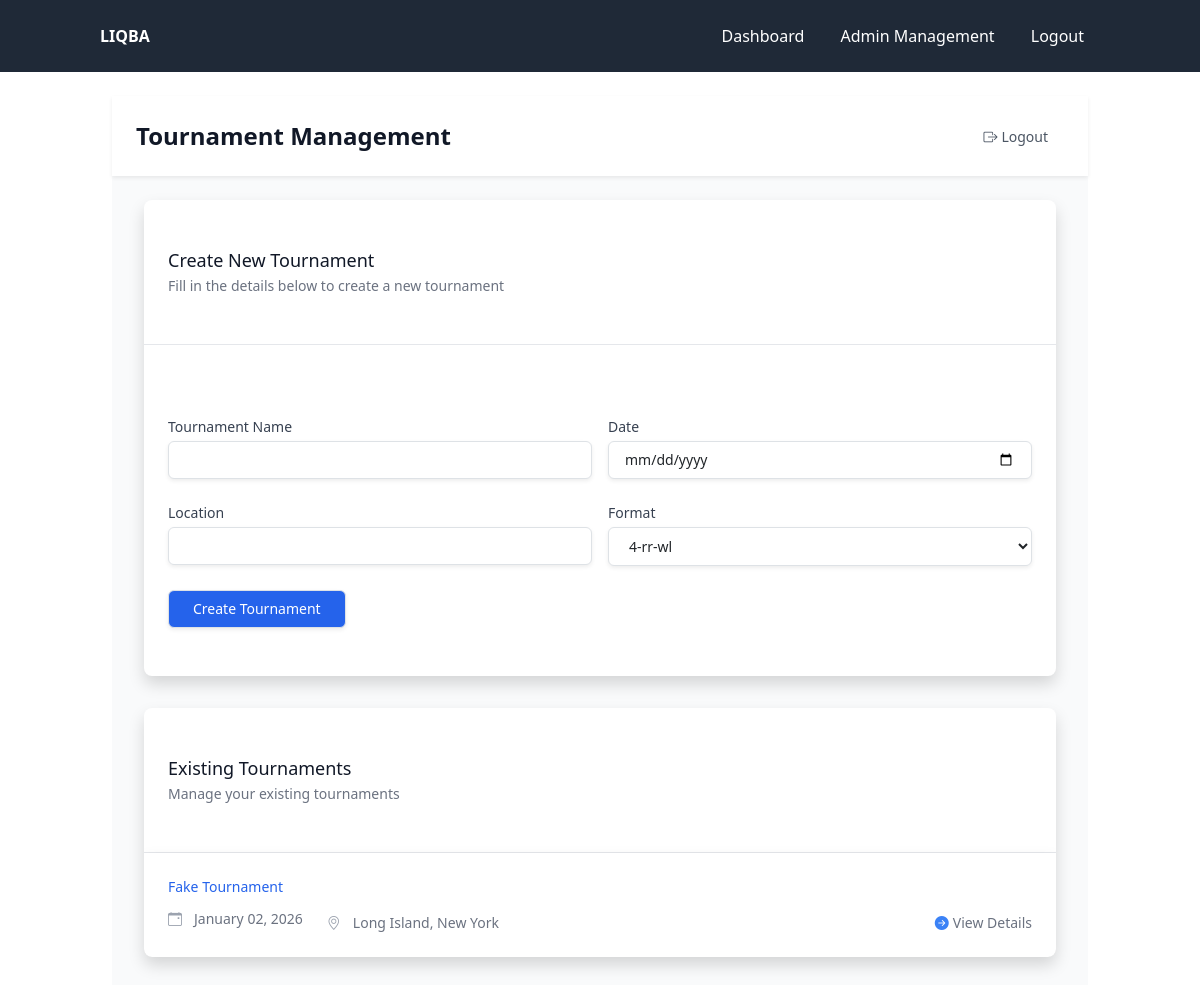
The app's page /admin/dashboard (signed in) with its own data.
### models/tournament.py (models this page shows, shortened)
class Tournament(db.Model):
    __tablename__ = 'tournament'
    id = db.Column(db.Integer, primary_key=True)
    name = db.Column(db.String(100), nullable=False)
    date = db.Column(db.Date, nullable=False)
    location = db.Column(db.String(100))
    password = db.Column(db.String(10), nullable=False)
    format_json = db.Column(db.Text, nullable=False, default='{}')  # JSON format with default value
    status = db.Column(db.String(20), default='planning')  # planning, registration, active, completed
    created_at = db.Column(db.DateTime, server_default=db.func.now())
    updated_at = db.Column(db.DateTime, server_default=db.func.now(), onupdate=db.func.now())
    games = db.relationship('Game', back_populates='tournament', lazy=True, cascade='all, delete-orphan')
    questions = db.relationship('Question', back_populates='tournament_rel', lazy=True, foreign_keys='Question.tournament_id')
    team_aliases = db.relationship('TeamAlias', back_populates='tournament', lazy=True, cascade='all, delete-orphan')
    room_aliases = db.relationship('RoomAlias', back_populates='tournament', lazy=True, cascade='all, delete-orphan')
    reader_assignments = db.relationship(
        'ReaderTournament',
        back_populates='tournament',
        cascade='all, delete-orphan',
        single_parent=True
    )
    readers = association_proxy(
        'reader_assignments', 'reader',
        creator=lambda r: ReaderTournament(reader=r)
    )
    @property
    def format(self):
        return json.loads(self.format_json)
    @format.setter
    def format(self, value):
        if isinstance(value, str):
            self.format_json = value
        else:
            self.format_json = json.dumps(value)

### controllers/admin_controller.py (the view, shortened to what this page needs)
@admin_bp.route('/dashboard', methods=['GET', 'POST'], endpoint='dashboard')
@admin_login_required
def dashboard():
    form = CreateTournamentForm()
    try:
        tournaments = Tournament.query.order_by(Tournament.date.desc()).all()
        formats_dir = os.path.join(os.path.dirname(os.path.dirname(os.path.abspath(__file__))), 'formats')
        formats = []
        if os.path.exists(formats_dir):
            formats = [f.split('.')[0] for f in os.listdir(formats_dir) if f.endswith('.json')]
        form.format.choices = [(f, f) for f in formats]
        return render_template('admin/dashboard.html',
                            tournaments=tournaments,
                            formats=formats,
                            form=form,
                            current_date=datetime.now().strftime('%Y-%m-%d'))
    except Exception as e:
        db.session.rollback()
        print(f"Error in dashboard: {str(e)}")
        flash(f'An error occurred while loading the dashboard: {str(e)}', 'danger')
        return render_template('admin/dashboard.html',
                            tournaments=[],
                            formats=[],
                            form=CreateTournamentForm(),
                            current_date=datetime.now().strftime('%Y-%m-%d'))

### controllers/admin_controller.py
class CreateTournamentForm(FlaskForm):
    name = StringField('Tournament Name', validators=[validators.DataRequired()])
    date = StringField('Date', validators=[validators.DataRequired()])
    location = StringField('Location', validators=[validators.DataRequired()])
    format = SelectField('Format', validators=[validators.DataRequired()], choices=[])
    submit = SubmitField('Create Tournament')

### controllers/admin_controller.py (called while the page is built)
def admin_login_required(f):
    @wraps(f)
    def decorated_function(*args, **kwargs):
        if 'admin_id' not in session:
            flash('Please login first', 'warning')
            return redirect(url_for('admin.login'))
        return f(*args, **kwargs)
    return decorated_function

@admin_bp.before_request
def check_password_change():
    if 'admin_id' not in session or request.endpoint in ['admin.logout', 'admin.change_password', 'static']:
        return
    admin = Admin.query.get(session['admin_id'])
    if admin and admin.needs_password_change:
        if request.endpoint != 'admin.change_password':
            return redirect(url_for('admin.change_password'))

### controllers/reader_controller.py (called while the page is built)
@login_manager.user_loader
def load_reader(reader_id):
    return Reader.query.get(int(reader_id))

### templates/admin/dashboard.html (shortened to what this page needs)
{% extends "base.html" %}
{% block content %}
<div class="min-h-screen bg-gray-50">
  <header class="bg-white shadow-sm">
    <div class="max-w-7xl mx-auto py-4 px-4 sm:px-6 lg:px-8 flex justify-between items-center">
      <h1 class="text-2xl font-semibold text-gray-900">Tournament Management</h1>
      <div>
        <a href="{{ url_for('admin.logout') }}" class="text-gray-600 hover:text-gray-900 px-3 py-2 rounded-md text-sm font-medium">
          <i class="bi bi-box-arrow-right mr-1"></i>Logout
        </a>
      </div>
    </div>
  </header>
    <main class="max-w-7xl mx-auto py-6 sm:px-6 lg:px-8">
      <div class="bg-white shadow overflow-hidden sm:rounded-lg mb-8">
        <div class="px-4 py-5 sm:px-6 border-b border-gray-200">
          <h3 class="text-lg leading-6 font-medium text-gray-900">Create New Tournament</h3>
          <p class="mt-1 max-w-2xl text-sm text-gray-500">Fill in the details below to create a new tournament</p>
        </div>
        <div class="px-4 py-5 sm:p-6">
          <form method="post" class="space-y-6">
            <div class="grid grid-cols-1 gap-y-6 gap-x-4 sm:grid-cols-6">
              <div class="sm:col-span-6 md:col-span-3">
                {{ form.name.label(class="block text-sm font-medium text-gray-700") }}
                {{ form.name(class="mt-1 block w-full border border-gray-300 rounded-md shadow-sm py-2 px-3 focus:outline-none focus:ring-blue-500 focus:border-blue-500 sm:text-sm") }}
              </div>
              <div class="sm:col-span-6 md:col-span-3">
                {{ form.date.label(class="block text-sm font-medium text-gray-700") }}
                {{ form.date(type="date", class="mt-1 block w-full border border-gray-300 rounded-md shadow-sm py-2 px-3 focus:outline-none focus:ring-blue-500 focus:border-blue-500 sm:text-sm date-picker") }}
              </div>
              <div class="sm:col-span-6 md:col-span-3">
                {{ form.location.label(class="block text-sm font-medium text-gray-700") }}
                {{ form.location(class="mt-1 block w-full border border-gray-300 rounded-md shadow-sm py-2 px-3 focus:outline-none focus:ring-blue-500 focus:border-blue-500 sm:text-sm") }}
              </div>
              <div class="sm:col-span-6 md:col-span-3">
                {{ form.format.label(class="block text-sm font-medium text-gray-700") }}
                {{ form.format(class="mt-1 block w-full border border-gray-300 bg-white rounded-md shadow-sm py-2 px-3 focus:outline-none focus:ring-blue-500 focus:border-blue-500 sm:text-sm") }}
              </div>
              <div class="sm:col-span-6">
                {{ form.submit(class="inline-flex justify-center py-2 px-4 border border-transparent shadow-sm text-sm font-medium rounded-md text-white bg-blue-600 hover:bg-blue-700 focus:outline-none focus:ring-2 focus:ring-offset-2 focus:ring-blue-500") }}
              </div>
            </div>
          </form>
        </div>
      </div>
      <div class="bg-white shadow overflow-hidden sm:rounded-lg">
        <div class="px-4 py-5 sm:px-6 border-b border-gray-200">
          <h3 class="text-lg leading-6 font-medium text-gray-900">Existing Tournaments</h3>
          <p class="mt-1 max-w-2xl text-sm text-gray-500">Manage your existing tournaments</p>
        </div>
        <div class="bg-white shadow overflow-hidden sm:rounded-b-lg">
          <ul class="divide-y divide-gray-200">
            {% for tournament in tournaments %}
            <li class="hover:bg-gray-50">
              <a href="{{ url_for('admin.tournament_details', tournament_id=tournament.id) }}"
                 class="block px-4 py-4 sm:px-6">
                <div class="flex items-center justify-between">
                  <p class="text-sm font-medium text-blue-600 truncate">{{ tournament.name }}</p>
                </div>
                <div class="mt-2 sm:flex sm:justify-between">
                  <div class="sm:flex">
                    <p class="flex items-center text-sm text-gray-500">
                      <i class="bi bi-calendar-event mr-1.5 h-5 w-5 text-gray-400"></i>
                      {{ tournament.date.strftime('%B %d, %Y') }}
                    </p>
                    <p class="mt-2 flex items-center text-sm text-gray-500 sm:mt-0 sm:ml-6">
                      <i class="bi bi-geo-alt mr-1.5 h-5 w-5 text-gray-400"></i>
                      {{ tournament.location }}
                    </p>
                  </div>
                  <div class="mt-2 flex items-center text-sm text-gray-500 sm:mt-0">
                    <i class="bi bi-arrow-right-circle-fill text-blue-500 mr-1"></i>
                    View Details
                  </div>
                </div>
              </a>
            </li>
            {% else %}
            <li class="px-4 py-6 sm:px-6 text-center text-gray-500">
              No tournaments found. Create your first tournament above.
            </li>
            {% endfor %}
          </ul>
        </div>
      </div>
    </main>
  </div>
{% endblock %}

### templates/base.html (style rules this page uses)
html, body { height: 100%; }
body { display: flex; flex-direction: column; }
main { flex: 1 0 auto; }

### records on screen
Tournament: name "Fake Tournament", date "January 02, 2026", location "Long Island, New York"
